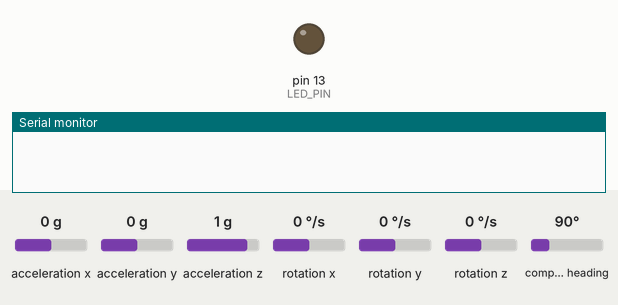
Simulated run of this sketch. Board: Arduino Uno, built with avr-gcc and run on an emulated ATmega328P. Parts: output pins drawn as LEDs (lit = HIGH), the last lines printed to the serial monitor. Dashed ring = blinking. The test bench sets the inputs (shaded band); at power-on: acceleration x 0 g, acceleration y 0 g, acceleration z 1 g, rotation x 0 °/s, rotation y 0 °/s, rotation z 0 °/s, compass heading 90°.

Above: at 0.0 s.
At 1.26 s:
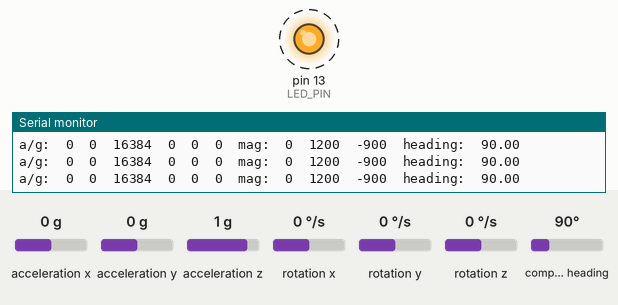
1.3 s: acceleration x set to -1.4 g
4.3 s: acceleration y set to -1.4 g
7.3 s: acceleration z set to -1.4 g
10.3 s: rotation x set to -192 °/s
Timing chart, 0 to 14.3 s (numbered marks = the images above; inputs shaded):
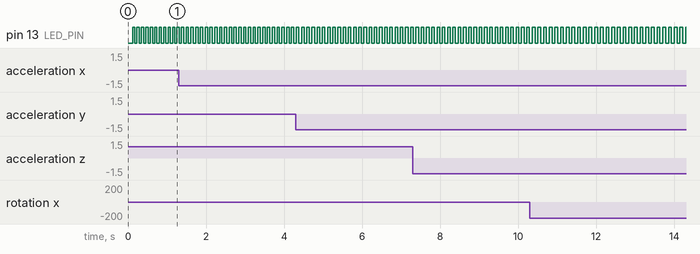

Measured:
- by itself, pin 13 (LED_PIN): alternates HIGH for 0.07 s and LOW for 0.07 s

The sketch:

sketch_mar10a.ino
```cpp
#include "Wire.h"
#include "I2Cdev.h"
#include "MPU6050.h"
#include "HMC5883L.h"

MPU6050 accelgyro;
HMC5883L mag;

int16_t ax, ay, az;
int16_t gx, gy, gz;
int16_t mx, my, mz;

#define LED_PIN 13
bool blinkState = false;

void setup() {

   Wire.begin();
   accelgyro.setI2CMasterModeEnabled(false);
   accelgyro.setI2CBypassEnabled(true) ;
   accelgyro.setSleepEnabled(false);

   Serial.begin(9600);

   // initialize device
   Serial.println("Initializing I2C devices...");
   accelgyro.initialize();
   mag.initialize();
   Serial.println(mag.testConnection() ? "HMC5883L connection successful" : "HMC5883L connection failed");

   // verify connection
   Serial.println("Testing device connections...");
   Serial.println(accelgyro.testConnection() ? "MPU6050 connection successful" : "MPU6050 connection failed");

   // configure Arduino LED for
   pinMode(LED_PIN, OUTPUT);
}

void loop() {

   accelgyro.getMotion6(&ax, &ay, &az, &gx, &gy, &gz);
   mag.getHeading(&mx, &my, &mz);

   // display tab-separated accel/gyro x/y/z values
   Serial.print("a/g:\t");
   Serial.print(ax); Serial.print("\t");
   Serial.print(ay); Serial.print("\t");
   Serial.print(az); Serial.print("\t");
   Serial.print(gx); Serial.print("\t");
   Serial.print(gy); Serial.print("\t");
   Serial.print(gz);Serial.print("\t");

   Serial.print("mag:\t");
   Serial.print(mx); Serial.print("\t");
   Serial.print(my); Serial.print("\t");
   Serial.print(mz); Serial.print("\t");

// To calculate heading in degrees. 0 degree indicates North
   float heading = atan2(my, mx);
   if(heading < 0)
     heading += 2 * M_PI;
   Serial.print("heading:\t");
   Serial.println(heading * 180/M_PI);

   // blink LED to indicate activity
   blinkState = !blinkState;
   digitalWrite(LED_PIN, blinkState);
   delay (50);
}
```
